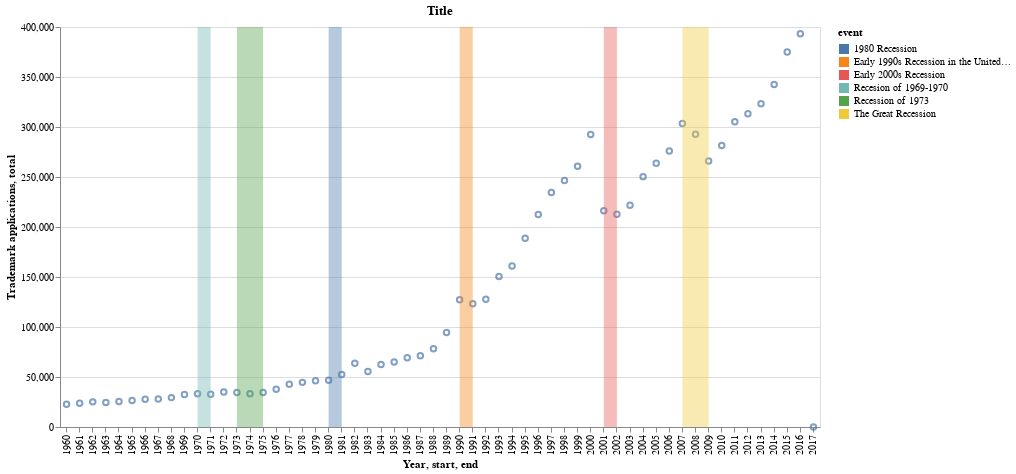

The cell this chart's notebook holds for it:
### Code cell
temp = alt.Chart(df_usa).mark_point().encode(
    x='Year:O',
    y='Trademark applications, total',
    #color='Third Dim',
    #tooltip=['Item1', 'Item2', 'Item3', 'Item4']
).properties(
    title='Title',
    width=760,
    height=400
)#.interactive()

temp + highlight
